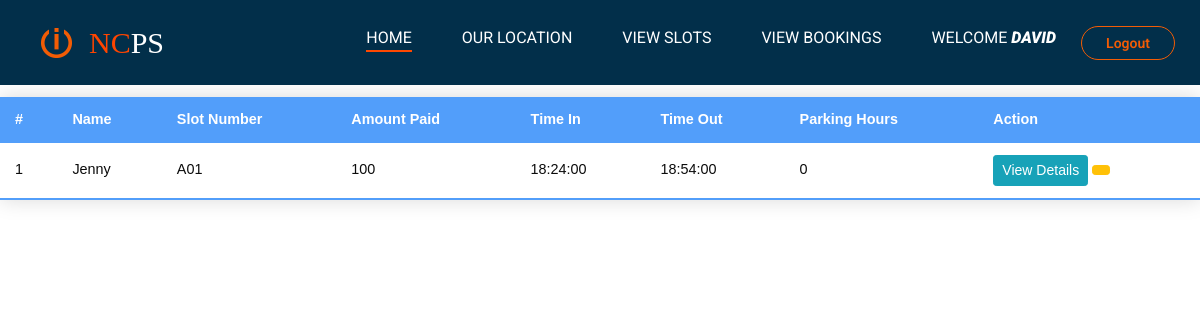
/view_booking.php (signed in), run on the app's committed database.
### tables this page shows
CREATE TABLE IF NOT EXISTS `booking_details` (
  `bid` int NOT NULL AUTO_INCREMENT,
  `fname` varchar(200) NOT NULL,
  `lname` varchar(200) NOT NULL,
  `id_no` int NOT NULL,
  `contact` int NOT NULL,
  `hours` int NOT NULL,
  `car_brand` varchar(100) NOT NULL,
  `car_model` varchar(100) NOT NULL,
  `no_plate` varchar(100) NOT NULL,
  `car_color` varchar(100) NOT NULL,
  `time_in` time NOT NULL,
  `time_out` time NOT NULL,
  `book_time` timestamp NOT NULL DEFAULT CURRENT_TIMESTAMP ON UPDATE CURRENT_TIMESTAMP,
  `slot_no` varchar(4) DEFAULT NULL,
  `slot_status` int DEFAULT '1',
  `b_amount` int NOT NULL,
  PRIMARY KEY (`bid`)
);

### view_booking.php (the view, shortened to what this page needs)
<?php
  include('admin/includes/dbconn.php');
?>
<!DOCTYPE html>
<html>
<head>
  <link rel="stylesheet" type="text/css" href="css/bootstrap.css" />
  <link href="css/style.css" rel="stylesheet" />
  <link href="css/responsive.css" rel="stylesheet" />
  <link rel="stylesheet" type="text/css" href="css/receipttable.css">
</head>
<body>
    <div class="hero_area">
    <header class="header_section">
      <div class="container-fluid">
        <nav class="navbar navbar-expand-lg custom_nav-container">
          <a class="navbar-brand" href="index.html">
            <a class="navbar-brand logo-image" href="#NUCPS-logo"><img src="images/favicon.png" alt="alternative"></a>
            <span style="color: orangered; font-family: fantasy; font-size: 30px;">
              NC
            </span>
            <span style="color: white; font-family: fantasy; font-size: 30px;">
              PS
            </span>
          </a>
          <div class="collapse navbar-collapse ml-auto" id="navbarSupportedContent">
            <div class="d-flex ml-auto flex-column flex-lg-row align-items-center">
              <ul class="navbar-nav  ">
                <li class="nav-item active">
                  <a class="nav-link" href="userdashboard.php">Home <span class="sr-only">(current)</span></a>
                </li>
                <li class="nav-item">
                  <a class="nav-link" href="map2.php"> Our Location</a>
                </li>
                <li class="nav-item">
                  <a class="nav-link" href="parkingSlots2.php"> View Slots </a>
                </li>
                <li class="nav-item">
                  <a class="nav-link" href="view_booking.php"> View Bookings </a>
                </li>
                <li class="nav-item">
                        <a class="nav-link" href="#">
                        <?php  if (isset($_SESSION['username'])) : ?>
                      Welcome <strong><b><i><?php echo $_SESSION['username']; ?></i></b></strong>
                       </a>
                <li>
                        <span class="nav-item">
                          <a class="btn-outline-sm" href="index.html?logout='1'">Logout</a>
                        <?php endif ?>
                      </span>
                </li>
                </li>
              </ul>
            </div>
          </div>
        </nav>
      </div>
    </header>
   <br><br><br>
<table class="styled-table">
    <thead>
        <tr>
            <th>#</th>
            <th>Name</th>
            <th>Slot Number</th>
            <th>Amount Paid</th>
            <th>Time In</th>
            <th>Time Out</th>
            <th>Parking Hours</th>
            <th>Action</th>
        </tr>
    </thead>
    <tbody>
      <?php
        $ret=mysqli_query($con,"SELECT * from  booking_details where slot_status='0'");
        $cnt=1;
        while ($row=mysqli_fetch_array($ret)) {
        ?>
        <tr>
            <td><?php echo $cnt;?></td>
            <td><?php  echo $row['fname'];?></td>
            <td><?php  echo $row['slot_no'];?></td>
            <td><?php  echo $row['b_amount'];?></td>
            <td><?php  echo $row['time_in'];?></td>
            <td><?php  echo $row['time_out'];?></td>
            <td><?php  echo $row['hours'];?></td>
            <td><a href="outgoing-detail.php?updateid=<?php echo $row['bid'];?>"><button type="button" class="btn btn-sm btn-info">View Details</button></a>
            <a href="admin/print-receipt.php?vid=<?php echo $row['bid'];?>"><button type="button" class="btn btn-sm btn-warning"> <i class="fa fa-print"></i></button>
            </td>
            </tr>
                <?php $cnt=$cnt+1;}?>
        </tbody>
    </table>
</body>
</html>

### css/style.css (style rules this page uses)
body { font-family: "Raleway", sans-serif; color: #0c0c0c; background-color: #ffffff; }
.hero_area { height: 100vh; }
.header_section { background-color: #022f4a; padding: 20px 0; font-family: "Roboto", sans-serif; position: fixed; width: 100%; transition: all 0.3s ease-in-out; }
.header_section .container-fluid { padding-right: 25px; padding-left: 25px; }
.custom_nav-container.navbar-expand-lg .navbar-nav .nav-item .nav-link { padding: 0; margin: 0px 25px; color: #ffffff; text-align: center; text-transform: uppercase; }
.custom_nav-container.navbar-expand-lg .navbar-nav .nav-item.active .nav-link, .custom_nav-container.navbar-expand-lg .navbar-nav .nav-item:hover .nav-link { border-bottom: 2px solid #fe4801; }
a, a:hover, a:focus { text-decoration: none; }
.btn, .btn:focus { outline: none !important; -webkit-box-shadow: none; box-shadow: none; }
.custom_nav-container { z-index: 99999; padding: 0; }
.btn-outline-sm { display: inline-block; padding: 1rem 1.5rem 1rem 1.5rem; border: 1px solid #f25c05; border-radius: 30px; background-color: transparent; color: #f25c05; font-weight: 600; font-size: 0.875rem; line-height: 0; text-decoration: none; transition: all 0.2s; }

### css/receipttable.css (style rules this page uses)
.styled-table { border-collapse: collapse; margin: 25px 0; font-size: 0.9em; font-family: sans-serif; min-width: 100%; box-shadow: 0 0 20px rgba(0, 0, 0, 0.15); }
.styled-table thead tr { background-color: #529EFA; color: #ffffff; text-align: left; }
.styled-table th, .styled-table td { padding: 12px 15px; }
.styled-table tbody tr { border-bottom: 1px solid #dddddd; }
.styled-table tbody tr:last-of-type { border-bottom: 2px solid #529EFA; }

### data on the page
booking_details: fname "Jenny", slot_no "A01", b_amount "100", time_in "18:24:00", time_out "18:54:00", hours "0"

### other printed values
$_SESSION['username'] "DAVID"
